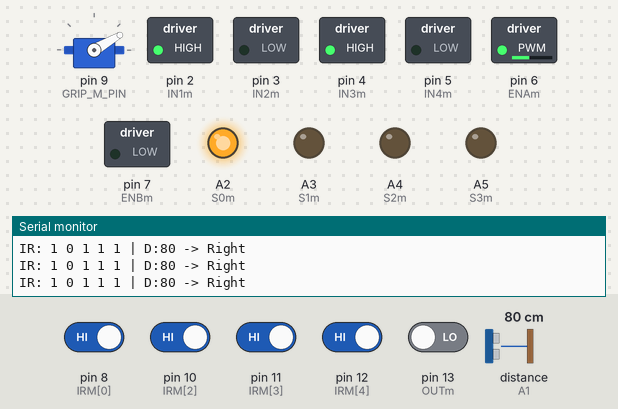
This sketch was run on a simulated Arduino Uno, built with avr-gcc and run on an emulated ATmega328P. Shown: servo, switched loads named in the sketch (green lamp = pin HIGH), output pins drawn as LEDs (lit = HIGH), the last lines printed to the serial monitor. Wiring (inferred from the names in the program): ultrasonic range finder: trigger A0; echo A1. The test bench sets the inputs (shaded band); at power-on: pin 8 (IRM[0]), pin 10 (IRM[2]), pin 11 (IRM[3]), pin 12 (IRM[4]) HIGH, pin 13 (OUTm) LOW, distance to the obstacle (sensor on A1) 80 cm. The echo pulse lasts 58.3 µs per cm; pins used as bus, display or sensor lines are not drawn. At 6.7 s the program stops and its outputs stay as they are.

Above: at 1.2 s.
1.3 s: pin 11 (IRM[3]) driven LOW
At 5.9 s:
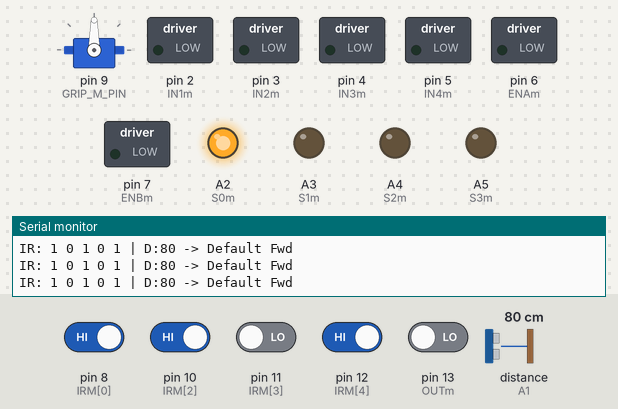
At 6.5 s:
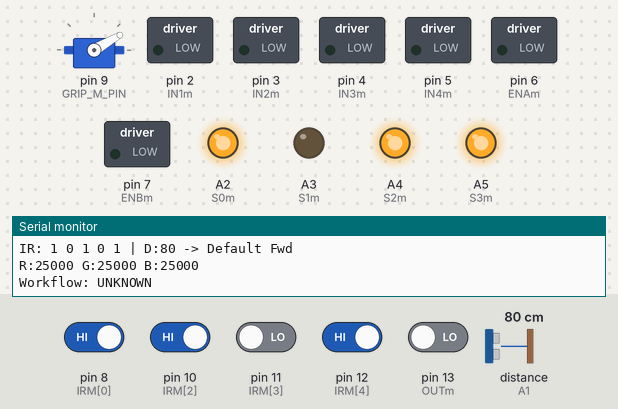
Timing chart, 0 to 8.0 s (numbered marks = the images above; inputs shaded):
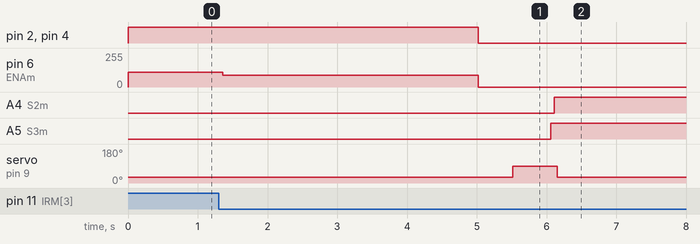

The sketch:

gripper.ino
```cpp
// ======================================================
//  ROBOT 5: MASTER BOT (LINE + OBSTACLE + COLOR + GRIPPER)
// ======================================================

#include <Servo.h>

// Motors
const int IN1m = 2;
const int IN2m = 3;
const int IN3m = 4;
const int IN4m = 5;
const int ENAm = 6;
const int ENBm = 7;

// IR sensors
int IRM[5] = {8, 9, 10, 11, 12};

// Ultrasonic
const int TRIGm = A0;
const int ECHOm = A1;

// Color sensor (TCS3200)
const int S0m = A2;
const int S1m = A3;
const int S2m = A4;
const int S3m = A5;
const int OUTm = 13;

// Gripper
Servo gripM;
int GRIP_M_PIN = 9;

int baseSpd = 90;
long OBSTm = 15;
enum MColor { MC_UNKNOWN, MC_RED, MC_GREEN, MC_BLUE };

void setSpeedM(int L, int R) {
  L = constrain(L, 0, 255);
  R = constrain(R, 0, 255);
  analogWrite(ENAm, L);
  analogWrite(ENBm, R);
}

void forwardM() {
  digitalWrite(IN1m, HIGH); digitalWrite(IN2m, LOW);
  digitalWrite(IN3m, HIGH); digitalWrite(IN4m, LOW);
  setSpeedM(baseSpd, baseSpd);
}

void stopM() {
  digitalWrite(IN1m, LOW); digitalWrite(IN2m, LOW);
  digitalWrite(IN3m, LOW); digitalWrite(IN4m, LOW);
  setSpeedM(0, 0);
}

void slightLeftM() {
  digitalWrite(IN1m, HIGH); digitalWrite(IN2m, LOW);
  digitalWrite(IN3m, HIGH); digitalWrite(IN4m, LOW);
  setSpeedM(70, 110);
}

void slightRightM() {
  digitalWrite(IN1m, HIGH); digitalWrite(IN2m, LOW);
  digitalWrite(IN3m, HIGH); digitalWrite(IN4m, LOW);
  setSpeedM(110, 70);
}

long distM() {
  digitalWrite(TRIGm, LOW);
  delayMicroseconds(2);
  digitalWrite(TRIGm, HIGH);
  delayMicroseconds(10);
  digitalWrite(TRIGm, LOW);
  long d = pulseIn(ECHOm, HIGH, 30000);
  if (d == 0) return 999;
  return d / 58;
}

unsigned long readFreqM(bool s2, bool s3) {
  digitalWrite(S2m, s2 ? HIGH : LOW);
  digitalWrite(S3m, s3 ? HIGH : LOW);
  delay(20);
  unsigned long dur = pulseIn(OUTm, LOW, 25000);
  if (dur == 0) dur = 25000;
  return dur;
}

MColor detectColorM() {
  unsigned long r = readFreqM(LOW, LOW);
  unsigned long b = readFreqM(LOW, HIGH);
  unsigned long g = readFreqM(HIGH, HIGH);

  Serial.print("R:"); Serial.print(r);
  Serial.print(" G:"); Serial.print(g);
  Serial.print(" B:"); Serial.println(b);

  if (r < g && r < b) return MC_RED;
  if (g < r && g < b) return MC_GREEN;
  if (b < r && b < g) return MC_BLUE;
  return MC_UNKNOWN;
}

void setup() {
  pinMode(IN1m, OUTPUT); pinMode(IN2m, OUTPUT);
  pinMode(IN3m, OUTPUT); pinMode(IN4m, OUTPUT);
  pinMode(ENAm, OUTPUT); pinMode(ENBm, OUTPUT);

  for (int i = 0; i < 5; i++) pinMode(IRM[i], INPUT);

  pinMode(TRIGm, OUTPUT);
  pinMode(ECHOm, INPUT);

  pinMode(S0m, OUTPUT);
  pinMode(S1m, OUTPUT);
  pinMode(S2m, OUTPUT);
  pinMode(S3m, OUTPUT);
  pinMode(OUTm, INPUT);

  digitalWrite(S0m, HIGH);
  digitalWrite(S1m, LOW);

  gripM.attach(GRIP_M_PIN);
  gripM.write(30);  // open

  Serial.begin(9600);
  Serial.println("ROBOT 5: MASTER BOT STARTED...");
}

// Simple line follower step
void lineStepM() {
  int s[5];
  for (int i = 0; i < 5; i++) s[i] = digitalRead(IRM[i]);

  long d = distM();

  Serial.print("IR: ");
  for (int i = 0; i < 5; i++) { Serial.print(s[i]); Serial.print(" "); }
  Serial.print("| D:"); Serial.print(d); Serial.print(" -> ");

  if (d < OBSTm) {
    Serial.println("Obstacle stop");
    stopM();
    return;
  }

  if (s[1] == 1 && s[2] == 1 && s[3] == 1) {
    Serial.println("Straight");
    forwardM();
  } else if (s[0] == 1 && s[1] == 1) {
    Serial.println("Left");
    slightLeftM();
  } else if (s[3] == 1 && s[4] == 1) {
    Serial.println("Right");
    slightRightM();
  } else {
    Serial.println("Default Fwd");
    forwardM();
  }
}

// Simple workflow demo:
// 1. follow line for some time
// 2. stop, close gripper, detect color
void runWorkflow() {
  unsigned long start = millis();
  while (millis() - start < 5000) {
    lineStepM();
    delay(5);
  }

  stopM();
  delay(500);

  // pick
  gripM.write(90); delay(500);

  // color
  MColor c = detectColorM();
  if (c == MC_RED)   Serial.println("Workflow: RED");
  if (c == MC_GREEN) Serial.println("Workflow: GREEN");
  if (c == MC_BLUE)  Serial.println("Workflow: BLUE");
  if (c == MC_UNKNOWN) Serial.println("Workflow: UNKNOWN");

  gripM.write(30); delay(500);
}

void loop() {
  runWorkflow();

  // OPTIONAL keyboard control stub:
  /*
  if (Serial.available()) {
    char c = Serial.read();
    // e.g., 'w' -> forwardM(), 's' -> stopM(), 'o'->open grip, 'c'->close grip
  }
  */

  while (1) {
    stopM();
  }
}
```

Measured:
- after the input at 1.3 s, pin 6 (ENAm): 110/255 → 90/255 after 0.06 s, → 0/255 3.7 s later
